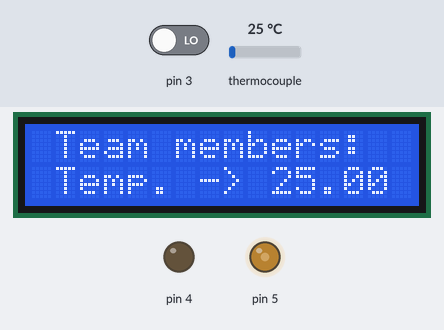
Recording of a sketch running on a simulated Arduino Uno, built with avr-gcc and run on an emulated ATmega328P. Parts: 16×2 character LCD, output pins drawn as LEDs (lit = HIGH). Inputs (shaded band) come from the test bench; at power-on: thermocouple 25 °C, pin 3 LOW. What the sketch prints to the serial monitor is not drawn.

Above: at 2.3 s.
2.4 s: thermocouple set to 6 °C
At 4.0 s:
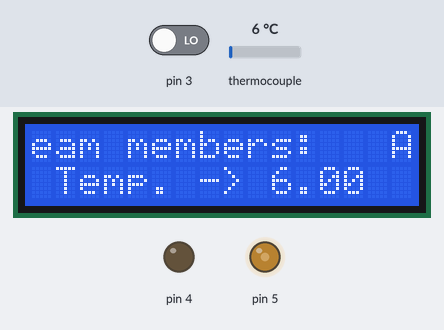
5.4 s: thermocouple set to 75 °C
At 6.5 s:
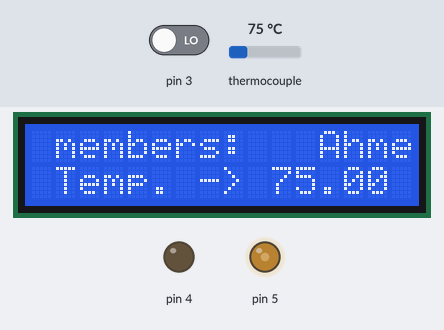
8.4 s: thermocouple set to 150 °C
At 9.9 s:
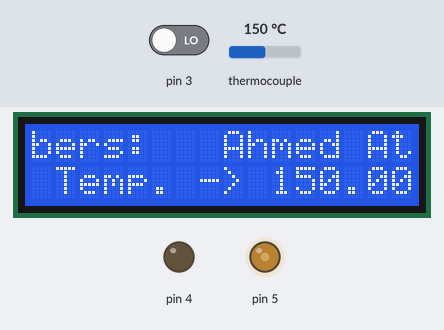
11.4 s: thermocouple set to 225 °C
At 12.4 s:
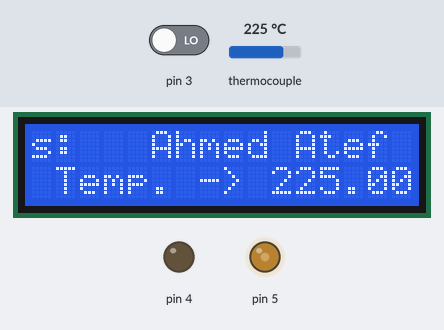
Timing chart, 0 to 14.4 s (numbered marks = the images above; inputs shaded):
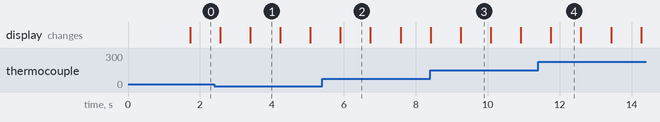

The sketch:

hot_plate_stirrer_4.ino
```cpp
/*This version works with hot_plate_stirrer_5.mlapp
 * in this version I added the ability to auto scroll the lcd
 */
#include "max6675.h"
#include <Wire.h>
#include <LiquidCrystal_I2C.h>
#define SO  9
#define CS  10
#define CLK 13
//I2C pins declaration
LiquidCrystal_I2C lcd(0x27, 2, 1, 0, 4, 5, 6, 7, 3, POSITIVE);

volatile uint16_t temp_C;
volatile uint16_t ref_temp = 0;
volatile uint16_t alpha = 5000;
bool rising = true; // states wither the temperature is rising or falling
uint8_t stirrer_heater = 3;
volatile bool heater = 0, stirrer = 1;
int i = 0;
char* team1 = "  Team members:   Ahmed Atef * Ahmed Wagieh * Hassan Khaled * Hussien Elkassar * Khaled Osama * Abdelrahman Atef * Omar Gamal * Mohamed Alawady * Mohamed Osama * Mahmoud Aladawy     under supervision of Dr Saber Abdrabbo.      ";
MAX6675 thermocouple(CLK, CS, SO);
//volatile uint32_t count = 0;
void zero_detect(){
  if(heater & ((temp_C <= ref_temp*0.9 && rising) || (temp_C <= ref_temp*1.1 && !rising))){
    delayMicroseconds(alpha);
    digitalWrite(4, HIGH);
    delayMicroseconds(100);
    digitalWrite(4, LOW);
  }
}
void setup() {
  Serial.begin(57600);
  attachInterrupt(digitalPinToInterrupt(3), zero_detect, RISING);
  pinMode(4, OUTPUT);
  pinMode(5, OUTPUT);
  analogWrite(5, 100);
  lcd.begin(16,2);//Defining 16 columns and 2 rows of lcd display
  lcd.backlight();//To Power ON the back light
  lcd.clear();//Clean the screen
  lcd.setCursor(0,0);
  lcd.print("     Welcome ");
  lcd.setCursor(0,1);
  lcd.print("Mechatronics 150 ");
  delay(1000);
  //digitalWrite(4, HIGH);

}

void loop() {
  temp_C = 100 * thermocouple.readCelsius();
  Serial.write((uint8_t)(temp_C));
  Serial.write((uint8_t)(temp_C >> 8));
  //while(!Serial.available() ==2);
  if (Serial.available() >= 2){
    ref_temp = Serial.read()*100;
    stirrer_heater = Serial.read();
  }
  stirrer = stirrer_heater & 1;
  heater = stirrer_heater & 2;
  if(stirrer)analogWrite(5, 100);
  else analogWrite(5, 0);
  if(i/4 <= 210)i++;
  else i=0;
  if(i%4 == 0){
    lcd.clear();
    lcd.setCursor(0,0);
    for(int j=i/4;j<16+i/4;j++)
    lcd.print(team1[j]);
    lcd.setCursor(1, 1);
    lcd.print("Temp. -> ");
    lcd.print(temp_C/100.0);
    //delay(100);
  }
  if (ref_temp <= 50)alpha = 4000;
  else if (ref_temp <= 100)alpha = 3000;
  else if (ref_temp <= 150)alpha = 2500;
  else if (ref_temp <= 200)alpha = 2000;
  if(rising && temp_C >= ref_temp*1.05)rising = false;
  else if(!rising && temp_C <= ref_temp*0.95)rising = true;
  delay(200);  // The thermo couple will not work if this value is decrease below 200
}
```

Measured:
- what the display in image 1 shows lasts 0.8 s, from 3.4 s to 4.2 s
